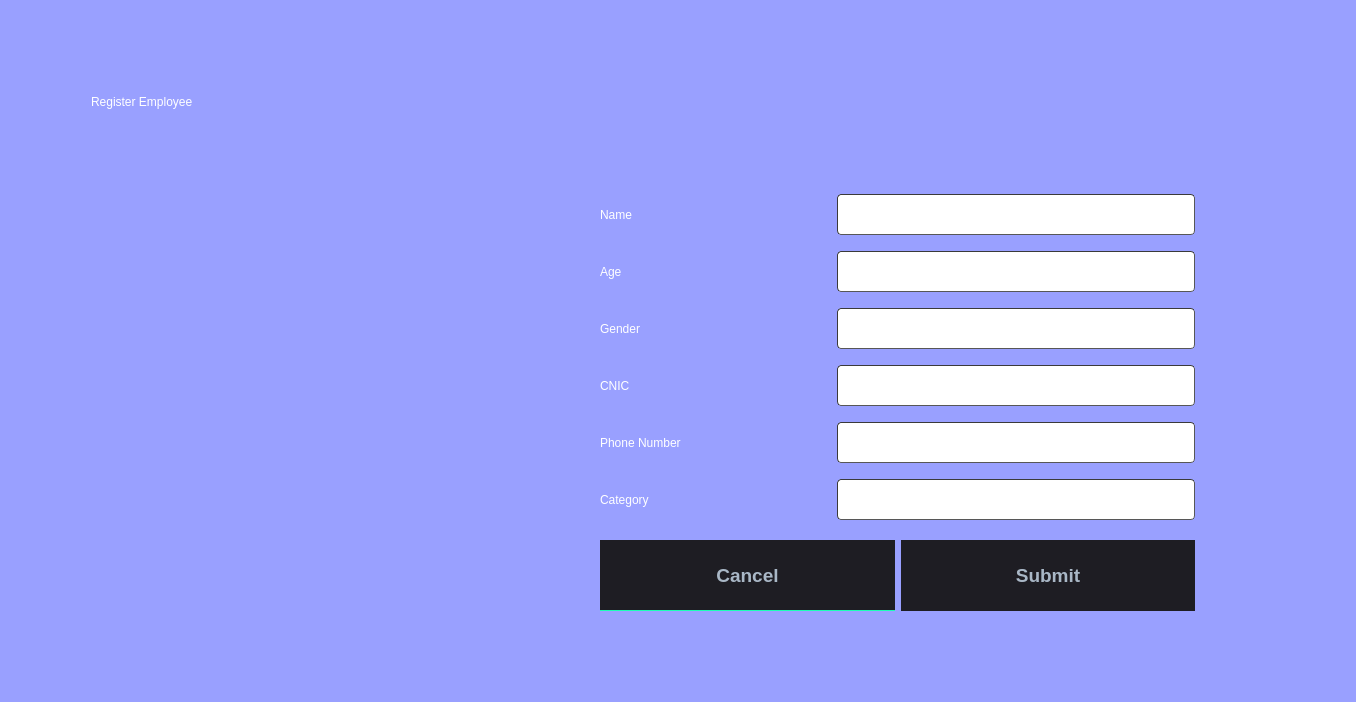
<?xml version="1.0" encoding="UTF-8"?>
<ui version="4.0">
 <class>Dialogemployee</class>
 <widget class="QDialog" name="Dialogemployee">
  <property name="geometry">
   <rect>
    <x>0</x>
    <y>0</y>
    <width>1356</width>
    <height>702</height>
   </rect>
  </property>
  <property name="windowTitle">
   <string>Dialog</string>
  </property>
  <property name="styleSheet">
   <string notr="true">
QMainWindow {
	background-color:rgb(76, 77, 78);
}
QDialog {
	background-color:rgb(153,160,255);
}
QColorDialog {
	background-color:rgb(76, 77, 78);
}
QTextEdit {
	background-color:rgb(0, 0, 0);
	color: #a9b7c6;
}
QPlainTextEdit {
	selection-background-color:#007b50;
	background-color:#1e1d23;
	border-style: solid;
	border-top-color: transparent;
	border-right-color: transparent;
	border-left-color: transparent;
	border-bottom-color: transparent;
	border-width: 1px;
	color: #a9b7c6;
}
QPushButton{
	border-style: solid;
	border-top-color: transparent;
	border-right-color: transparent;
	border-left-color: transparent;
	border-bottom-color: transparent;
	border-width: 1px;
	border-style: solid;
	color: #a9b7c6;
	padding: 2px;
	background-color: #1e1d23;
}
QPushButton::default{
	border-style: inset;
	border-top-color: transparent;
	border-right-color: transparent;
	border-left-color: transparent;
	border-bottom-color: #04b97f;
	border-width: 1px;
	color: #a9b7c6;
	padding: 2px;
	background-color: #1e1d23;
}
QToolButton {
	border-style: solid;
	border-top-color: transparent;
	border-right-color: transparent;
	border-left-color: transparent;
	border-bottom-color: #04b97f;
	border-bottom-width: 1px;
	border-style: solid;
	color: #a9b7c6;
	padding: 2px;
	background-color: #1e1d23;
}
QToolButton:hover{
	border-style: solid;
	border-top-color: transparent;
	border-right-color: transparent;
	border-left-color: transparent;
	border-bottom-color: #37efba;
	border-bottom-width: 2px;
	border-style: solid;
	color: #FFFFFF;
	padding-bottom: 1px;
	background-color: #1e1d23;
}
QPushButton:hover{
	border-style: solid;
	border-top-color: transparent;
	border-right-color: transparent;
	border-left-color: transparent;
	border-bottom-color: #37efba;
	border-bottom-width: 1px;
	border-style: solid;
	color: #FFFFFF;
	padding-bottom: 2px;
	background-color: #1e1d23;
}
QPushButton:pressed{
	border-style: solid;
	border-top-color: transparent;
	border-right-color: transparent;
	border-left-color: transparent;
	border-bottom-color: #37efba;
	border-bottom-width: 2px;
	border-style: solid;
	color: #37efba;
	padding-bottom: 1px;
	background-color: #1e1d23;
}
QPushButton:disabled{
	border-style: solid;
	border-top-color: transparent;
	border-right-color: transparent;
	border-left-color: transparent;
	border-bottom-color: #808086;
	border-bottom-width: 2px;
	border-style: solid;
	color: #808086;
	padding-bottom: 1px;
	background-color: #1e1d23;
}
QLineEdit {
	border-width: 1px; border-radius: 4px;
	border-color: rgb(58, 58, 58);
	border-style: inset;
	padding: 0 8px;
	color: #a9b7c6;
	background:#1e1d23;
	selection-background-color:#007b50;
	selection-color: #FFFFFF;
}
QLabel {
	color: rgb(255, 255, 255);
}
QLCDNumber {
	color: #37e6b4;
}
QProgressBar {
	text-align: center;
	color: rgb(240, 240, 240);
	border-width: 1px; 
	border-radius: 10px;
	border-color: rgb(58, 58, 58);
	border-style: inset;
	background-color:#1e1d23;
}
QProgressBar::chunk {
	background-color: #04b97f;
	border-radius: 5px;
}
QMenuBar {
	background-color: #1e1d23;
}
QMenuBar::item {
	color: #a9b7c6;
  	spacing: 3px;
  	padding: 1px 4px;
  	background: #1e1d23;
}

QMenuBar::item:selected {
  	background:#1e1d23;
	color: #FFFFFF;
}
QMenu::item:selected {
	border-style: solid;
	border-top-color: transparent;
	border-right-color: transparent;
	border-left-color: #04b97f;
	border-bottom-color: transparent;
	border-left-width: 2px;
	color: #FFFFFF;
	padding-left:15px;
	padding-top:4px;
	padding-bottom:4px;
	padding-right:7px;
	background-color: #1e1d23;
}
QMenu::item {
	border-style: solid;
	border-top-color: transparent;
	border-right-color: transparent;
	border-left-color: transparent;
	border-bottom-color: transparent;
	border-bottom-width: 1px;
	border-style: solid;
	color: #a9b7c6;
	padding-left:17px;
	padding-top:4px;
	padding-bottom:4px;
	padding-right:7px;
	background-color: #1e1d23;
}
QMenu{
	background-color:#1e1d23;
}
QTabWidget {
	color:rgb(0,0,0);
	background-color:#1e1d23;
}
QTabWidget::pane {
		border-color: rgb(77,77,77);
		background-color:#1e1d23;
		border-style: solid;
		border-width: 1px;
    	border-radius: 6px;
}
QTabBar::tab {
	border-style: solid;
	border-top-color: transparent;
	border-right-color: transparent;
	border-left-color: transparent;
	border-bottom-color: transparent;
	border-bottom-width: 1px;
	border-style: solid;
	color: #808086;
	padding: 3px;
	margin-left:3px;
	background-color: #1e1d23;
}
QTabBar::tab:selected, QTabBar::tab:last:selected, QTabBar::tab:hover {
  	border-style: solid;
	border-top-color: transparent;
	border-right-color: transparent;
	border-left-color: transparent;
	border-bottom-color: #04b97f;
	border-bottom-width: 2px;
	border-style: solid;
	color: #FFFFFF;
	padding-left: 3px;
	padding-bottom: 2px;
	margin-left:3px;
	background-color: #1e1d23;
}

QCheckBox {
	color: #a9b7c6;
	padding: 2px;
}
QCheckBox:disabled {
	color: #808086;
	padding: 2px;
}

QCheckBox:hover {
	border-radius:4px;
	border-style:solid;
	padding-left: 1px;
	padding-right: 1px;
	padding-bottom: 1px;
	padding-top: 1px;
	border-width:1px;
	border-color: rgb(87, 97, 106);
	background-color:#1e1d23;
}
QCheckBox::indicator:checked {

	height: 10px;
	width: 10px;
	border-style:solid;
	border-width: 1px;
	border-color: #04b97f;
	color: #a9b7c6;
	background-color: #04b97f;
}
QCheckBox::indicator:unchecked {

	height: 10px;
	width: 10px;
	border-style:solid;
	border-width: 1px;
	border-color: #04b97f;
	color: #a9b7c6;
	background-color: transparent;
}
QRadioButton {
	color: #a9b7c6;
	background-color: #1e1d23;
	padding: 1px;
}
QRadioButton::indicator:checked {
	height: 10px;
	width: 10px;
	border-style:solid;
	border-radius:5px;
	border-width: 1px;
	border-color: #04b97f;
	color: #a9b7c6;
	background-color: #04b97f;
}
QRadioButton::indicator:!checked {
	height: 10px;
	width: 10px;
	border-style:solid;
	border-radius:5px;
	border-width: 1px;
	border-color: #04b97f;
	color: #a9b7c6;
	background-color: transparent;
}
QStatusBar {
	color:#027f7f;
}
QSpinBox {
	color: #a9b7c6;	
	background-color: #1e1d23;
}
QDoubleSpinBox {
	color: #a9b7c6;	
	background-color: #1e1d23;
}
QTimeEdit {
	color: #a9b7c6;	
	background-color: #1e1d23;
}
QDateTimeEdit {
	color: #a9b7c6;	
	background-color: #1e1d23;
}
QDateEdit {
	color: #a9b7c6;	
	background-color: #1e1d23;
}
QComboBox {
	color: #a9b7c6;	
	background: #1e1d23;
}
QComboBox:editable {
	background: #1e1d23;
	color: #a9b7c6;
	selection-background-color: #1e1d23;
}
QComboBox QAbstractItemView {
	color: #a9b7c6;	
	background: #1e1d23;
	selection-color: #FFFFFF;
	selection-background-color: #1e1d23;
}
QComboBox:!editable:on, QComboBox::drop-down:editable:on {
	color: #a9b7c6;	
	background: #1e1d23;
}
QFontComboBox {
	color: #a9b7c6;	
	background-color: #1e1d23;
}
QToolBox {
	color: #a9b7c6;
	background-color: #1e1d23;
}
QToolBox::tab {
	color: #a9b7c6;
	background-color: #1e1d23;
}
QToolBox::tab:selected {
	color: #FFFFFF;
	background-color: #1e1d23;
}
QScrollArea {
	color: #FFFFFF;
	background-color: #1e1d23;
}
QSlider::groove:horizontal {
	height: 5px;
	background: #04b97f;
}
QSlider::groove:vertical {
	width: 5px;
	background: #04b97f;
}
QSlider::handle:horizontal {
	background: qlineargradient(x1:0, y1:0, x2:1, y2:1, stop:0 #b4b4b4, stop:1 #8f8f8f);
	border: 1px solid #5c5c5c;
	width: 14px;
	margin: -5px 0;
	border-radius: 7px;
}
QSlider::handle:vertical {
	background: qlineargradient(x1:1, y1:1, x2:0, y2:0, stop:0 #b4b4b4, stop:1 #8f8f8f);
	border: 1px solid #5c5c5c;
	height: 14px;
	margin: 0 -5px;
	border-radius: 7px;
}
QSlider::add-page:horizontal {
    background: white;
}
QSlider::add-page:vertical {
    background: white;
}
QSlider::sub-page:horizontal {
    background: #04b97f;
}
QSlider::sub-page:vertical {
    background: #04b97f;
}</string>
  </property>
  <widget class="QLabel" name="label">
   <property name="geometry">
    <rect>
     <x>0</x>
     <y>90</y>
     <width>461</width>
     <height>441</height>
    </rect>
   </property>
   <property name="minimumSize">
    <size>
     <width>381</width>
     <height>441</height>
    </size>
   </property>
   <property name="text">
    <string/>
   </property>
  </widget>
  <widget class="QLabel" name="label_2">
   <property name="geometry">
    <rect>
     <x>91</x>
     <y>31</y>
     <width>1031</width>
     <height>141</height>
    </rect>
   </property>
   <property name="minimumSize">
    <size>
     <width>1031</width>
     <height>141</height>
    </size>
   </property>
   <property name="styleSheet">
    <string notr="true">font: 25pt &quot;Modern No. 20&quot;;</string>
   </property>
   <property name="text">
    <string>Register Employee</string>
   </property>
  </widget>
  <widget class="QWidget" name="layoutWidget">
   <property name="geometry">
    <rect>
     <x>600</x>
     <y>180</y>
     <width>595</width>
     <height>441</height>
    </rect>
   </property>
   <property name="minimumSize">
    <size>
     <width>594</width>
     <height>441</height>
    </size>
   </property>
   <layout class="QGridLayout" name="gridLayout_2">
    <item row="0" column="0">
     <layout class="QGridLayout" name="gridLayout">
      <item row="0" column="0">
       <layout class="QHBoxLayout" name="horizontalLayout_6">
        <item>
         <widget class="QLabel" name="label_12">
          <property name="minimumSize">
           <size>
            <width>231</width>
            <height>51</height>
           </size>
          </property>
          <property name="styleSheet">
           <string notr="true">font: 25pt &quot;Modern No. 20&quot;;</string>
          </property>
          <property name="text">
           <string>Name </string>
          </property>
         </widget>
        </item>
        <item>
         <widget class="QLineEdit" name="linename">
          <property name="minimumSize">
           <size>
            <width>351</width>
            <height>41</height>
           </size>
          </property>
          <property name="font">
           <font>
            <pointsize>14</pointsize>
           </font>
          </property>
          <property name="styleSheet">
           <string notr="true">background-color:rgb(255, 255, 255)</string>
          </property>
         </widget>
        </item>
       </layout>
      </item>
      <item row="1" column="0">
       <layout class="QHBoxLayout" name="horizontalLayout_5">
        <item>
         <widget class="QLabel" name="label_13">
          <property name="minimumSize">
           <size>
            <width>231</width>
            <height>51</height>
           </size>
          </property>
          <property name="styleSheet">
           <string notr="true">font: 25pt &quot;Modern No. 20&quot;;</string>
          </property>
          <property name="text">
           <string>Age</string>
          </property>
         </widget>
        </item>
        <item>
         <widget class="QLineEdit" name="lineage">
          <property name="minimumSize">
           <size>
            <width>351</width>
            <height>41</height>
           </size>
          </property>
          <property name="font">
           <font>
            <pointsize>14</pointsize>
           </font>
          </property>
          <property name="styleSheet">
           <string notr="true">background-color:rgb(255, 255, 255)</string>
          </property>
         </widget>
        </item>
       </layout>
      </item>
      <item row="2" column="0">
       <layout class="QHBoxLayout" name="horizontalLayout_4">
        <item>
         <widget class="QLabel" name="label_49">
          <property name="minimumSize">
           <size>
            <width>231</width>
            <height>51</height>
           </size>
          </property>
          <property name="styleSheet">
           <string notr="true">font: 25pt &quot;Modern No. 20&quot;;</string>
          </property>
          <property name="text">
           <string>Gender</string>
          </property>
         </widget>
        </item>
        <item>
         <widget class="QLineEdit" name="linegender">
          <property name="minimumSize">
           <size>
            <width>351</width>
            <height>41</height>
           </size>
          </property>
          <property name="font">
           <font>
            <pointsize>14</pointsize>
           </font>
          </property>
          <property name="styleSheet">
           <string notr="true">background-color:rgb(255, 255, 255)</string>
          </property>
          <property name="text">
           <string/>
          </property>
         </widget>
        </item>
       </layout>
      </item>
      <item row="3" column="0">
       <layout class="QHBoxLayout" name="horizontalLayout_3">
        <item>
         <widget class="QLabel" name="label_52">
          <property name="minimumSize">
           <size>
            <width>231</width>
            <height>51</height>
           </size>
          </property>
          <property name="styleSheet">
           <string notr="true">font: 25pt &quot;Modern No. 20&quot;;</string>
          </property>
          <property name="text">
           <string>CNIC</string>
          </property>
         </widget>
        </item>
        <item>
         <widget class="QLineEdit" name="linecnic">
          <property name="minimumSize">
           <size>
            <width>351</width>
            <height>41</height>
           </size>
          </property>
          <property name="font">
           <font>
            <pointsize>14</pointsize>
           </font>
          </property>
          <property name="styleSheet">
           <string notr="true">background-color:rgb(255, 255, 255)</string>
          </property>
          <property name="text">
           <string/>
          </property>
         </widget>
        </item>
       </layout>
      </item>
      <item row="4" column="0">
       <layout class="QHBoxLayout" name="horizontalLayout_2">
        <item>
         <widget class="QLabel" name="label_25">
          <property name="minimumSize">
           <size>
            <width>231</width>
            <height>51</height>
           </size>
          </property>
          <property name="styleSheet">
           <string notr="true">font: 25pt &quot;Modern No. 20&quot;;</string>
          </property>
          <property name="text">
           <string>Phone Number</string>
          </property>
         </widget>
        </item>
        <item>
         <widget class="QLineEdit" name="line_phone_number">
          <property name="minimumSize">
           <size>
            <width>351</width>
            <height>41</height>
           </size>
          </property>
          <property name="font">
           <font>
            <pointsize>14</pointsize>
           </font>
          </property>
          <property name="styleSheet">
           <string notr="true">background-color:rgb(255, 255, 255)</string>
          </property>
          <property name="text">
           <string/>
          </property>
         </widget>
        </item>
       </layout>
      </item>
      <item row="5" column="0">
       <layout class="QHBoxLayout" name="horizontalLayout">
        <item>
         <widget class="QLabel" name="label_54">
          <property name="minimumSize">
           <size>
            <width>231</width>
            <height>51</height>
           </size>
          </property>
          <property name="styleSheet">
           <string notr="true">font: 25pt &quot;Modern No. 20&quot;;</string>
          </property>
          <property name="text">
           <string>Category</string>
          </property>
         </widget>
        </item>
        <item>
         <widget class="QLineEdit" name="line_category">
          <property name="minimumSize">
           <size>
            <width>351</width>
            <height>41</height>
           </size>
          </property>
          <property name="font">
           <font>
            <pointsize>14</pointsize>
           </font>
          </property>
          <property name="styleSheet">
           <string notr="true">background-color:rgb(255, 255, 255)</string>
          </property>
          <property name="text">
           <string/>
          </property>
         </widget>
        </item>
       </layout>
      </item>
     </layout>
    </item>
    <item row="1" column="0">
     <layout class="QHBoxLayout" name="horizontalLayout_7">
      <item>
       <widget class="QPushButton" name="pushButton">
        <property name="minimumSize">
         <size>
          <width>292</width>
          <height>71</height>
         </size>
        </property>
        <property name="font">
         <font>
          <pointsize>14</pointsize>
          <bold>true</bold>
         </font>
        </property>
        <property name="text">
         <string>Cancel</string>
        </property>
       </widget>
      </item>
      <item>
       <widget class="QPushButton" name="pushButton_2">
        <property name="minimumSize">
         <size>
          <width>292</width>
          <height>71</height>
         </size>
        </property>
        <property name="font">
         <font>
          <pointsize>14</pointsize>
          <bold>true</bold>
         </font>
        </property>
        <property name="text">
         <string>Submit</string>
        </property>
       </widget>
      </item>
     </layout>
    </item>
   </layout>
  </widget>
 </widget>
 <resources/>
 <connections/>
</ui>
